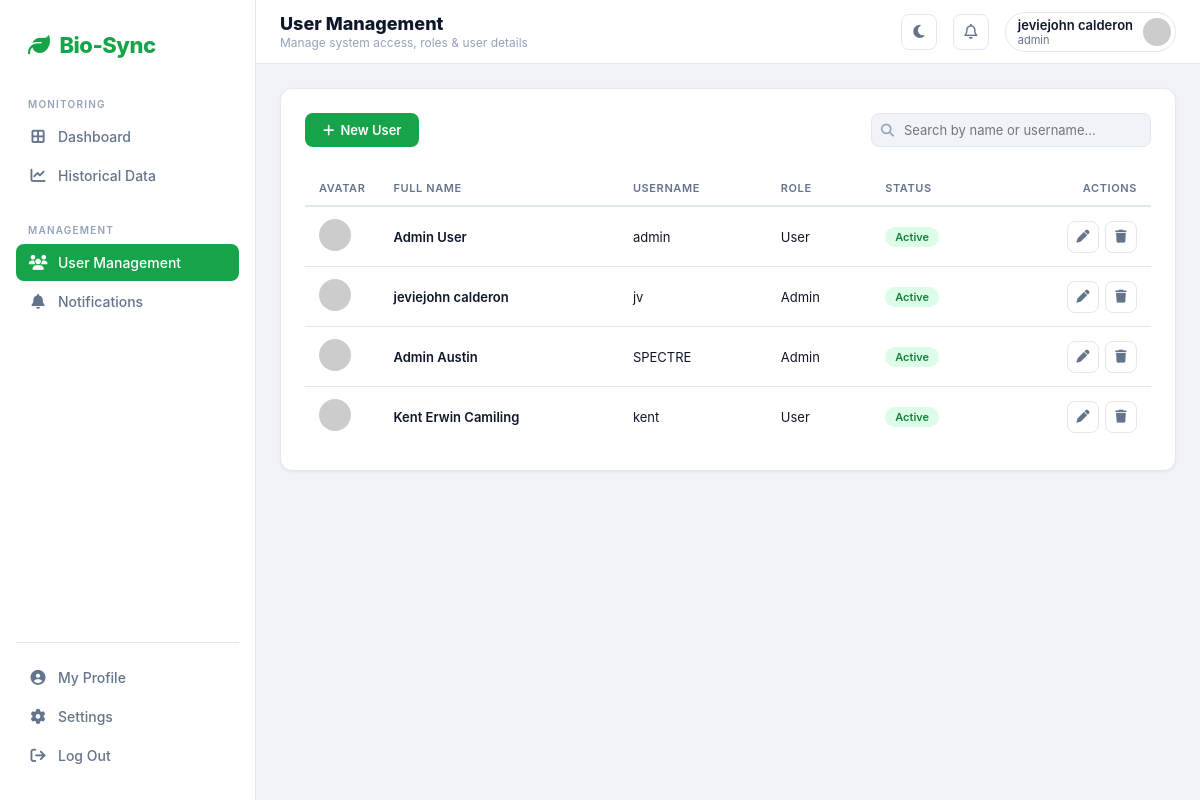
/usermanagement.php (signed in), run on the app's committed database.
### tables this page shows
CREATE TABLE `users` (
  `id` int(11) NOT NULL,
  `full_name` varchar(100) NOT NULL,
  `username` varchar(255) NOT NULL,
  `password_hash` varchar(255) NOT NULL,
  `status` varchar(20) DEFAULT 'active',
  `role` varchar(20) DEFAULT 'user',
  `phone` varchar(20) DEFAULT NULL,
  `avatar_url` varchar(255) DEFAULT NULL
);

### usermanagement.php (the view, shortened to what this page needs)
<?php
$userName = $_SESSION['user_name'];
$pdo = getDB();
function jsArg($value) {
    return htmlspecialchars(
        json_encode($value, JSON_HEX_TAG | JSON_HEX_APOS | JSON_HEX_AMP | JSON_HEX_QUOT),
        ENT_QUOTES,
        'UTF-8'
    );
}
$stmt = $pdo->query("SELECT id,full_name,username,role,status FROM users ORDER BY id ASC");
$users = $stmt->fetchAll();
?>
<!DOCTYPE html>
<html lang="en">
<head>
    <link rel="stylesheet" href="https://cdnjs.cloudflare.com/ajax/libs/font-awesome/6.4.0/css/all.min.css">
</head>
<body>
<div class="shell">
    <aside class="sidebar" id="sidebar">
        <div class="sidebar-logo"><i class="fa-solid fa-leaf"></i> Bio-Sync</div>
        <div class="nav-group">
            <span class="nav-label">Monitoring</span>
            <a href="dashboard.php"         class="nav-link"><i class="fa-solid fa-border-all"></i> Dashboard</a>
            <a href="historicaldatapage.php" class="nav-link"><i class="fa-solid fa-chart-line"></i> Historical Data</a>
        </div>
        <div class="nav-group">
            <span class="nav-label">Management</span>
            <a href="usermanagement.php"   class="nav-link active"><i class="fa-solid fa-users"></i> User Management</a>
            <a href="notificationspage.php" class="nav-link"><i class="fa-solid fa-bell"></i> Notifications</a>
        </div>
        <div class="sidebar-footer">
            <a href="profile.php" class="nav-link"><i class="fa-solid fa-circle-user"></i> My Profile</a>
            <a href="#" class="nav-link" id="settingsLink"><i class="fa-solid fa-gear"></i> Settings</a>
            <a href="logout.php" class="nav-link logout" onclick="confirmLogout(event)"><i class="fa-solid fa-arrow-right-from-bracket"></i> Log Out</a>
        </div>
    </aside>
    <div class="main">
        <header class="topbar">
            <div class="topbar-left">
                <div>
                    <div class="topbar-title">User Management</div>
                    <div class="topbar-sub">Manage system access, roles &amp; user details</div>
                </div>
            </div>
            <div class="topbar-right">
                <button id="themeBtn" class="icon-btn"><i id="themeIcon" class="fa-solid fa-moon"></i></button>
                <a href="notificationspage.php" class="icon-btn" title="Notifications"><i class="fa-regular fa-bell"></i></a>
                <div class="user-chip">
                    <div>
                        <div class="user-chip-name"><?php echo htmlspecialchars($userName); ?></div>
                        <div class="user-chip-role"><?php echo htmlspecialchars($_SESSION['user_role'] ?? 'Admin'); ?></div>
                    </div>
                    <img src="https://ui-avatars.com/api/?name=<?php echo urlencode($userName); ?>&background=16a34a&color=fff" alt="Avatar">
                </div>
            </div>
        </header>
        <div class="page-body">
            <div class="card">
                <div class="table-toolbar">
                    <button class="btn btn-primary" onclick="openAddModal()"><i class="fa-solid fa-plus"></i> New User</button>
                    <div class="search-wrap">
                        <i class="fa-solid fa-magnifying-glass"></i>
                        <input type="text" id="searchInput" placeholder="Search by name or username…" onkeyup="filterUsers()">
                    </div>
                </div>
                <div class="table-wrap">
                    <table class="data-table">
                        <thead>
                            <tr>
                                <th style="width:52px">Avatar</th>
                                <th>Full Name</th>
                                <th>Username</th>
                                <th>Role</th>
                                <th>Status</th>
                                <th style="text-align:right">Actions</th>
                            </tr>
                        </thead>
                        <tbody id="userTableBody">
                            <?php foreach($users as $u): ?>
                            <tr>
                                <td><img src="https://ui-avatars.com/api/?name=<?php echo urlencode($u['full_name']); ?>&background=random" class="table-avatar"></td>
                                <td style="font-weight:600"><?php echo htmlspecialchars($u['full_name']); ?></td>
                                <td><?php echo htmlspecialchars($u['username']); ?></td>
                                <td style="text-transform:capitalize"><?php echo htmlspecialchars($u['role']); ?></td>
                                <td>
                                    <?php if(strtolower($u['status'])==='active'): ?>
                                        <span class="badge badge-active">Active</span>
                                    <?php else: ?>
                                        <span class="badge badge-inactive">Inactive</span>
                                    <?php endif; ?>
                                </td>
                                <td>
                                    <div class="action-btns">
                                        <button class="btn-icon" title="Edit"
                                            onclick="openEditModal(<?php echo (int)$u['id']; ?>,<?php echo jsArg($u['full_name']); ?>,<?php echo jsArg($u['username']); ?>,<?php echo jsArg($u['role']); ?>,<?php echo jsArg($u['status']); ?>)">
                                            <i class="fa-solid fa-pen"></i>
                                        </button>
                                        <button class="btn-icon del" title="Delete"
                                            onclick="openDeleteModal(<?php echo (int)$u['id']; ?>,<?php echo jsArg($u['full_name']); ?>)">
                                            <i class="fa-solid fa-trash"></i>
                                        </button>
                                    </div>
                                </td>
                            </tr>
                            <?php endforeach; ?>
                        </tbody>
                    </table>
                </div>
            </div>
        </div>
    </div>
</div>
</body>
</html>

### data on the page
users: full_name "Admin User", username "admin", role "User", status "Active"
users: full_name "jeviejohn calderon", username "jv", role "Admin", status "Active"
users: full_name "Admin Austin", username "SPECTRE", role "Admin", status "Active"
users: full_name "Kent Erwin Camiling", username "kent", role "User", status "Active"

### other printed values
$userName "jeviejohn calderon"
$_SESSION['user_role'] "admin"
